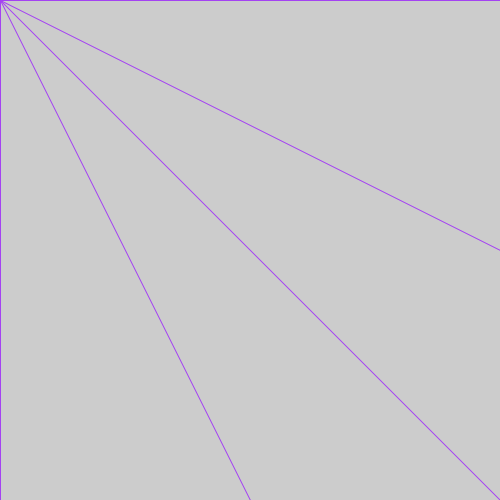
Frame 1 (no input)
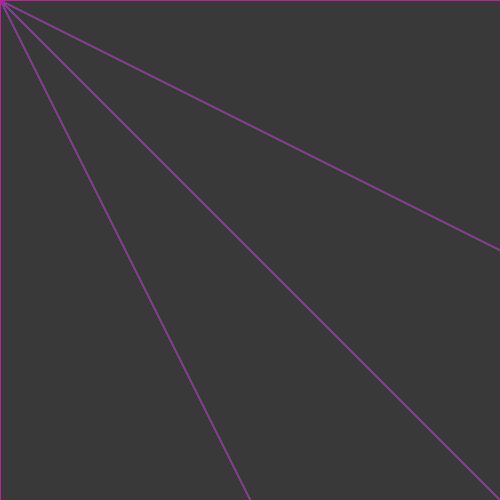
Frame 60 (the mouse pressed at the canvas centre just before this capture)
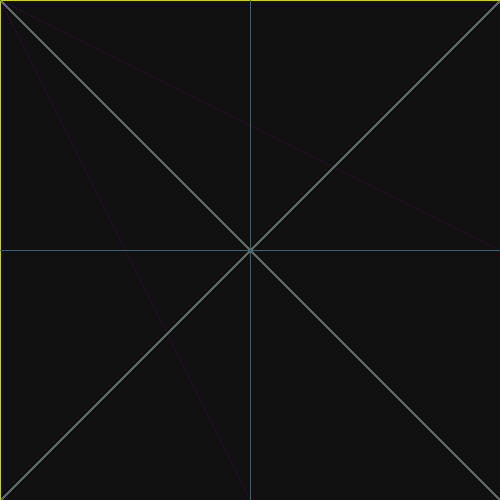
Frame 120 (the mouse held since frame 60 and released just before this capture)

The Processing sketch that drew these frames (run headless with seeded random() and noise(); from frame 60 on, the mouse is pressed at the canvas centre):

// Processing sketch: processing_117996
// ── processing_117996.pde

float i= 0;
void setup(){
  size(500,500);
  smooth();
}

void draw(){
  noCursor();
  fill(0,i);
  rect(0,0,width, height);
  stroke(random(255),random(255),random(255));
  line(mouseX, mouseY, 500,500);
  line(mouseX, mouseY, 0,0);
  line(mouseX,mouseY,0,500);
  line(mouseX,mouseY,500,0);
  line(mouseY,mouseX,250,0);
  line(mouseY,mouseX,250,500);
  line(mouseY,mouseX,0,250);
  line(mouseY,mouseX,500,250);
  if(i<15){
  i=i+0.2;
  }
  else i=0;
println(i);
}
